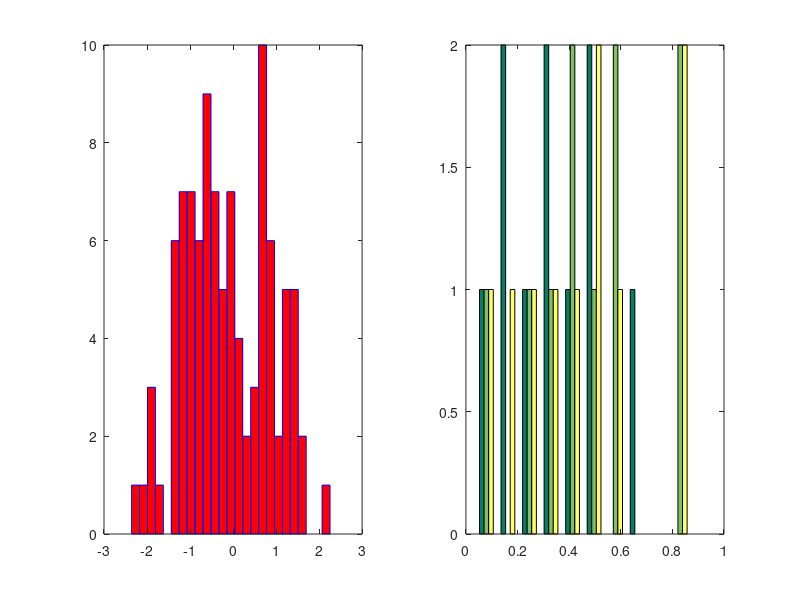

Source code (MATLAB):
clear all; close all; clc;
subplot(1,2,1)
hist(randn(1,100),25, ...
"facecolor","r","edgecolor","b");
subplot(1,2,2)
%rand(datos,grupos)
%rand(rows,columns)
hist(rand(10,3));
colormap(summer());
